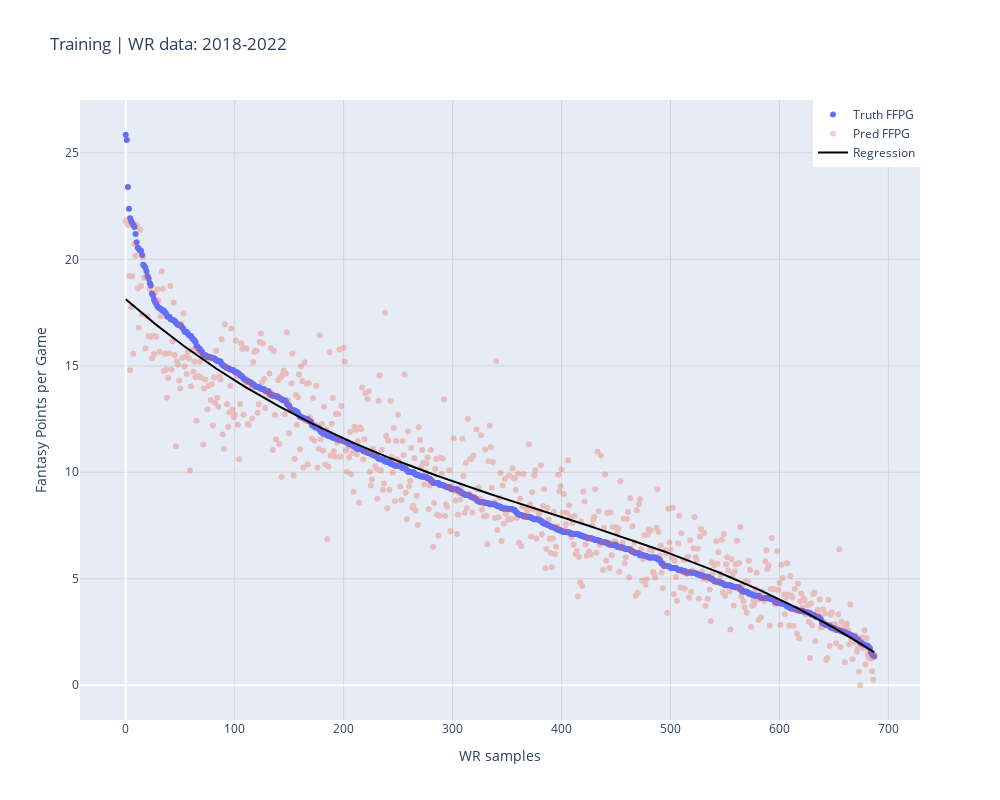

Write notebook code for a chart like this one.
### Markdown cell above
### Visualize training performance

### Code cell
# Get training predictions
train_x = train_dataset.X
with torch.no_grad():
    train_y_pred = model(train_x)
train_samples = range(len(train_dataset.X))
train_y = train_dataset.Y
train_names = train_dataset.names
train_seasons = train_dataset.seasons

# Create Plotly figure
fig = go.Figure()

# Add truth points
fig.add_trace(go.Scatter(
    x=list(train_samples), 
    y=train_y.flatten(), 
    mode='markers', 
    name='Truth FFPG',
    text=[f'{name} ({season}): {val:.2f}' for name, season, val in zip(train_names, train_seasons, train_y.flatten())],
    hovertemplate='%{text}<extra></extra>',
    marker=dict(size=6)
))

# Add predicted points
fig.add_trace(go.Scatter(
    x=list(train_samples), 
    y=train_y_pred.flatten(), 
    mode='markers', 
    name='Pred FFPG',
    opacity=0.3,
    text=[f'{name} ({season}): {val:.2f}' for name, season, val in zip(train_names, train_seasons, train_y_pred.flatten())],
    hovertemplate='%{text}<extra></extra>',
    marker=dict(size=6)
))

# Add regression line
coeffs = np.polyfit(train_samples, train_y_pred.flatten(), 3)
poly = np.poly1d(coeffs)
fig.add_trace(go.Scatter(
    x=list(train_samples),
    y=poly(train_samples),
    mode='lines',
    name='Regression',
    line=dict(color='black', width=2),
    hovertemplate='Regression line<extra></extra>'
))

# Update layout
fig.update_layout(
    title='Training | WR data: 2018-2022',
    xaxis_title='WR samples',
    yaxis_title='Fantasy Points per Game',
    legend=dict(x=1, y=1, xanchor='right', yanchor='top'),
    showlegend=True,
    hovermode='closest',
    width=1000,
    height=800
)

# Add grid
fig.update_xaxes(showgrid=True, gridwidth=1, gridcolor='lightgray')
fig.update_yaxes(showgrid=True, gridwidth=1, gridcolor='lightgray')

fig.show()

### Figure 1 — Plotly figure (JSON) as saved in the notebook; plotly's stock layout.template omitted (floating-point values rounded to 4 significant figures; data arrays with more than 128 entries replaced by an {"elided": "..."} marker saying what was removed)
{"data": [{"hovertemplate": "%{text}<extra></extra>", "marker": {"size": 6}, "mode": "markers", "name": "Truth FFPG", "text": {"elided": "688 str values"}, "type": "scatter", "x": {"elided": "688 int values"}, "y": {"elided": "688 float values"}}, {"hovertemplate": "%{text}<extra></extra>", "marker": {"size": 6}, "mode": "markers", "name": "Pred FFPG", "opacity": 0.3, "text": {"elided": "688 str values"}, "type": "scatter", "x": {"elided": "688 int values"}, "y": {"elided": "688 float values"}}, {"hovertemplate": "Regression line<extra></extra>", "line": {"color": "black", "width": 2}, "mode": "lines", "name": "Regression", "type": "scatter", "x": {"elided": "688 int values"}, "y": {"elided": "688 float values"}}], "layout": {"height": 800, "hovermode": "closest", "legend": {"x": 1, "xanchor": "right", "y": 1, "yanchor": "top"}, "showlegend": true, "title": {"text": "Training | WR data: 2018-2022"}, "width": 1000, "xaxis": {"gridcolor": "lightgray", "gridwidth": 1, "showgrid": true, "title": {"text": "WR samples"}}, "yaxis": {"gridcolor": "lightgray", "gridwidth": 1, "showgrid": true, "title": {"text": "Fantasy Points per Game"}}}}
